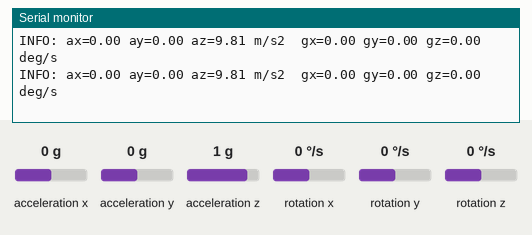
This sketch was run on a simulated Arduino Uno, built with avr-gcc and run on an emulated ATmega328P. Parts: the last lines printed to the serial monitor. Wiring (inferred from the names in the program): MPU-6050 motion sensor at I2C address 0x68. The test bench sets the inputs (shaded band); at power-on: acceleration x 0 g, acceleration y 0 g, acceleration z 1 g, rotation x 0 °/s, rotation y 0 °/s, rotation z 0 °/s.

Above: at 1.3 s.
1.4 s: acceleration x set to -1.4 g
At 2.26 s:
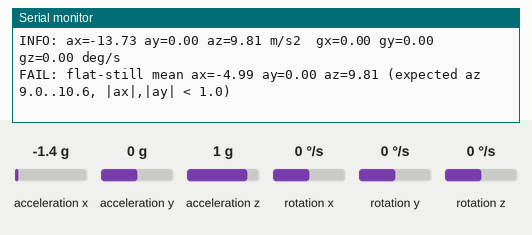
3.6 s: acceleration y set to -1.4 g
At 3.66 s:
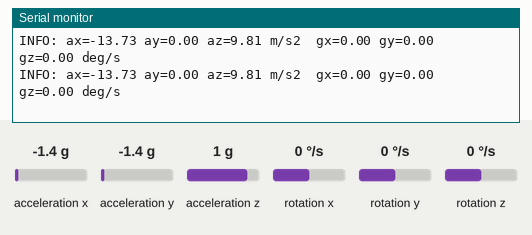
5.1 s: acceleration z set to -1.4 g
At 5.26 s:
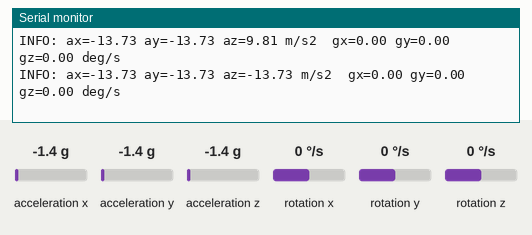
6.6 s: rotation x set to -192 °/s
At 6.66 s:
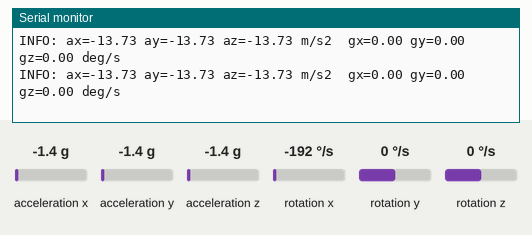
8.1 s: rotation y set to -192 °/s
At 8.26 s:
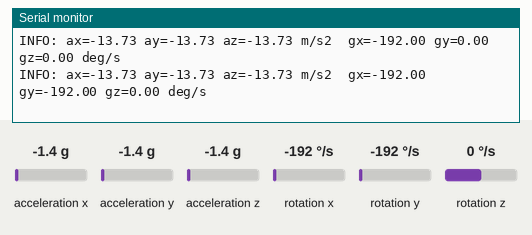

The sketch:

t3_imu.ino
```cpp
// T3 IMU: MPU-6050 on I2C1 (PB6 SCL, PB7 SDA), register setup per S10.4.
// Pass: WHO_AM_I = 0x68; flat and still gives az ~ +9.8, ax/ay ~ 0.

#include <Wire.h>

#define PIN_I2C_SCL PB6
#define PIN_I2C_SDA PB7

#define MPU_ADDR        0x68
#define REG_PWR_MGMT_1  0x6B
#define REG_SMPLRT_DIV  0x19
#define REG_CONFIG      0x1A
#define REG_GYRO_CONFIG 0x1B
#define REG_ACCEL_CONFIG 0x1C
#define REG_ACCEL_XOUT  0x3B
#define REG_WHO_AM_I    0x75

static const uint32_t SAMPLE_MS = 200;     // 5 per second
static const uint32_t VERDICT_MS = 2000;   // verdict after 2 s of samples

static bool imuOk = false;
static uint32_t startMs = 0;
static uint32_t lastSample = 0;
static bool verdictDone = false;
static float sumAx = 0, sumAy = 0, sumAz = 0;
static uint32_t nSamples = 0;

static bool writeReg(uint8_t reg, uint8_t val) {
  Wire.beginTransmission((uint8_t)MPU_ADDR);
  Wire.write(reg);
  Wire.write(val);
  return Wire.endTransmission() == 0;
}

static bool readRegs(uint8_t reg, uint8_t *buf, uint8_t n) {
  Wire.beginTransmission((uint8_t)MPU_ADDR);
  Wire.write(reg);
  if (Wire.endTransmission(false) != 0) return false;
  if (Wire.requestFrom((uint8_t)MPU_ADDR, n) != n) return false;
  for (uint8_t i = 0; i < n; i++) buf[i] = (uint8_t)Wire.read();
  return true;
}

void setup() {
  Serial.begin(115200);
  uint32_t t = millis();
  while (!Serial && millis() - t < 3000) {}

  Wire.setSDA(PIN_I2C_SDA);
  Wire.setSCL(PIN_I2C_SCL);
  Wire.begin();
  Wire.setClock(400000);

  uint8_t who = 0;
  if (!readRegs(REG_WHO_AM_I, &who, 1)) {
    Serial.println("FAIL: WHO_AM_I read error (check wiring, AD0 to GND, 3.3 V)");
    return;
  }
  if (who != 0x68) {
    Serial.print("FAIL: WHO_AM_I=0x");
    Serial.print(who, HEX);
    Serial.println(" expected 0x68");
    return;
  }
  Serial.println("PASS: WHO_AM_I = 0x68");

  bool ok = true;
  ok &= writeReg(REG_PWR_MGMT_1, 0x01);    // wake, gyro PLL clock
  delay(100);
  ok &= writeReg(REG_SMPLRT_DIV, 0x09);    // 100 Hz
  ok &= writeReg(REG_CONFIG, 0x03);        // DLPF ~44 Hz
  ok &= writeReg(REG_GYRO_CONFIG, 0x08);   // +/-500 deg/s
  ok &= writeReg(REG_ACCEL_CONFIG, 0x10);  // +/-8 g
  if (!ok) {
    Serial.println("FAIL: register write error");
    return;
  }
  imuOk = true;
  startMs = millis();
  lastSample = startMs - SAMPLE_MS;
  Serial.println("INFO: keep the board FLAT and STILL for 2 s");
}

void loop() {
  if (!imuOk) return;
  uint32_t now = millis();
  if (now - lastSample < SAMPLE_MS) return;
  lastSample = now;

  uint8_t b[14];
  if (!readRegs(REG_ACCEL_XOUT, b, 14)) {
    Serial.println("FAIL: burst read error");
    return;
  }
  int16_t rawAx = (int16_t)((b[0] << 8) | b[1]);
  int16_t rawAy = (int16_t)((b[2] << 8) | b[3]);
  int16_t rawAz = (int16_t)((b[4] << 8) | b[5]);
  int16_t rawGx = (int16_t)((b[8] << 8) | b[9]);
  int16_t rawGy = (int16_t)((b[10] << 8) | b[11]);
  int16_t rawGz = (int16_t)((b[12] << 8) | b[13]);

  float ax = rawAx / 4096.0f * 9.81f;
  float ay = rawAy / 4096.0f * 9.81f;
  float az = rawAz / 4096.0f * 9.81f;
  float gx = rawGx / 65.5f;
  float gy = rawGy / 65.5f;
  float gz = rawGz / 65.5f;

  Serial.print("INFO: ax=");  Serial.print(ax, 2);
  Serial.print(" ay=");       Serial.print(ay, 2);
  Serial.print(" az=");       Serial.print(az, 2);
  Serial.print(" m/s2  gx="); Serial.print(gx, 2);
  Serial.print(" gy=");       Serial.print(gy, 2);
  Serial.print(" gz=");       Serial.print(gz, 2);
  Serial.println(" deg/s");

  if (!verdictDone) {
    sumAx += ax; sumAy += ay; sumAz += az;
    nSamples++;
    if (now - startMs >= VERDICT_MS) {
      verdictDone = true;
      float mAx = sumAx / nSamples;
      float mAy = sumAy / nSamples;
      float mAz = sumAz / nSamples;
      bool pass = (mAz >= 9.0f && mAz <= 10.6f) &&
                  (fabsf(mAx) < 1.0f) && (fabsf(mAy) < 1.0f);
      Serial.print(pass ? "PASS" : "FAIL");
      Serial.print(": flat-still mean ax=");  Serial.print(mAx, 2);
      Serial.print(" ay=");                    Serial.print(mAy, 2);
      Serial.print(" az=");                    Serial.print(mAz, 2);
      Serial.println(pass ? " (expect az ~9.8, ax/ay ~0)"
                          : " (expected az 9.0..10.6, |ax|,|ay| < 1.0)");
    }
  }
}
```

Measured:
- after the input at 1.4 s, the serial monitor: prints a new line after 0.10 s (image 1)
- after the input at 5.1 s, the serial monitor: prints a new line at once (image 3)
- after the input at 8.1 s, the serial monitor: prints a new line at once (image 5)
